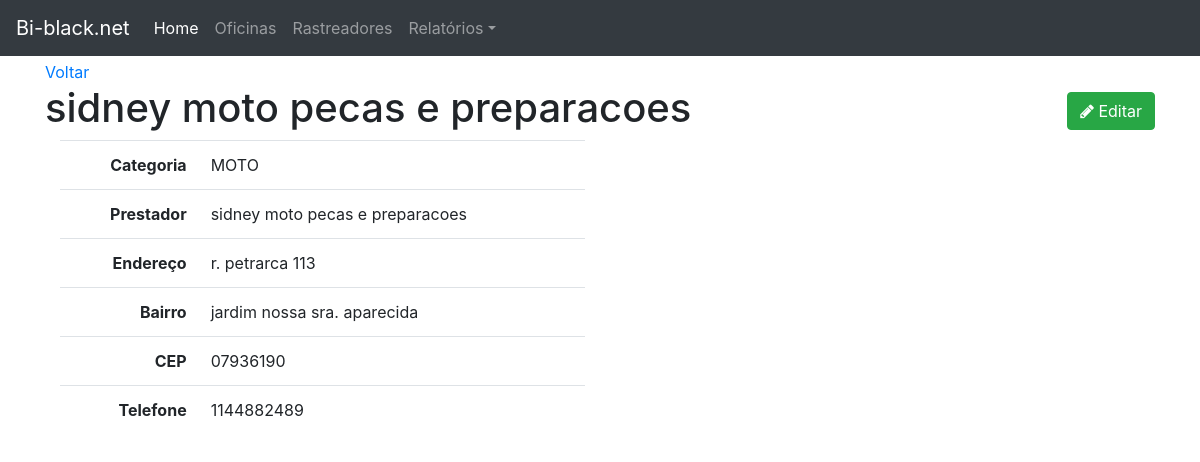
/1/, run on the app's committed database.
### buscaprest/models.py (models this page shows, shortened)
class Prestador(models.Model):
    CATEGORIA_CHOICES = (
        ('MOTO', 'Moto'),
        ('MECANICA', 'Mecanica'),
        ('FUNILARIA', 'Funilaria'),
        ('VIDRO', 'Vidro'),
    )
    categoria = models.CharField(max_length=60, choices=CATEGORIA_CHOICES, null=True, blank=True)
    prestador = models.CharField(max_length=60, null=True, blank=True)
    endereco = models.CharField(max_length=60, null=True, blank=True)
    bairro = models.CharField(max_length=60, null=True, blank=True)
    cidade = models.CharField(max_length=60, null=True, blank=True)
    cep = models.CharField(max_length=60, null=True, blank=True)
    telefone2 = models.CharField(max_length=60, null=True, blank=True)
    class Meta:
        db_table = 'prestador'
    def __str__(self):
        return self.prestador

### buscaprest/views.py (the view)
# urls.py: path('<int:pk>/', views.prestadores_detail, name='prestadores_detail'),
def prestadores_detail(request, pk):
    template_name = 'buscaprest/buscaprest_detail.html'
    obj = Prestador.objects.get(pk=pk)
    context = {'object': obj}
    return render(request, template_name, context)

### buscaprest/templates/buscaprest/buscaprest_detail.html
{% extends "base.html" %}
{% block content %}
<a href="{% url 'buscaprest:buscaprest_lista' %}">Voltar</a>
    <h1>{{ object }}
        <span class="pull-right">
            <a href="{% url 'buscaprest:prestadores_edit' object.pk  %}">
                <button type="button" class="btn btn-success">
                    <span class="fa fa-pencil"></span> Editar
                </button>
            </a>
        </span>
    </h1>
<div class="col-sm-6">
    <table class="table table-user-information">
        <tbody>
        <tr>
            <th class="text-right">Categoria</th>
            <td>{{object.categoria}}</td>
        </tr>
        <tr>
            <th class="text-right">Prestador</th>
            <td>{{object.prestador}}</td>
        </tr>
        <tr>
            <th class="text-right">Endereço</th>
            <td>{{object.endereco}}</td>
        </tr>
        <tr>
            <th class="text-right">Bairro</th>
            <td>{{object.bairro}}</td>
        </tr>
        <tr>
            <th class="text-right">CEP</th>
            <td>{{object.cep}}</td>
        </tr>
        <tr>
            <th class="text-right">Telefone</th>
            <td>{{object.telefone2}}</td>
        </tr>
        </tbody>
    </table>
</div>
{% endblock content %}

### templates/base.html (style rules this page uses)
body { margin-top: 60px; }

### data on the page
Prestador: prestador "sidney moto pecas e preparacoes", categoria "MOTO", endereco "r. petrarca 113", bairro "jardim nossa sra. aparecida", cep "07936190", telefone2 "1144882489"
